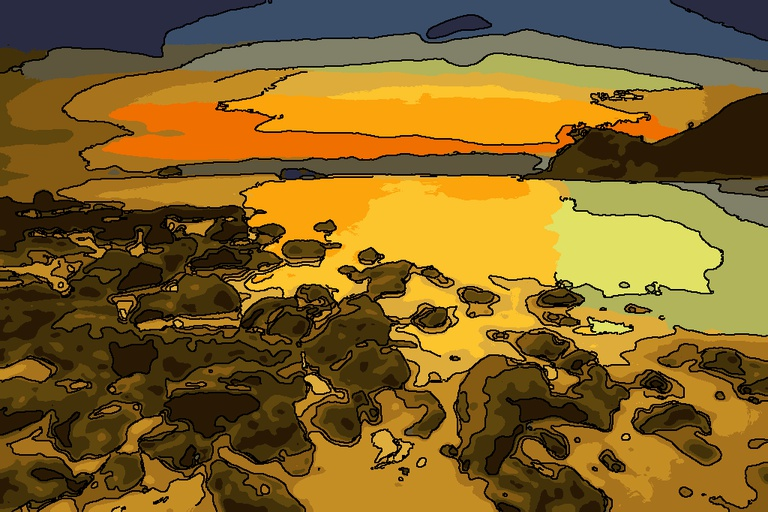
#> input picture datasets/anime/train/images_edited/image_000013.jpg, 768 x 512 px
$ python -i prepare_dataset.py   (imports and definitions only)
#> lines starting #> are read from the running program, lines starting #| are printed output that depends on the picture
"""
Script de préparation de dataset pour fine-tuning Instruct-Pix2Pix
Convertit images réalistes en multiples styles graphiques.

Installation requise:
  pip install torch torchvision pillow opencv-python tqdm numpy scipy
"""

import os
import json
from pathlib import Path
from typing import List, Dict
import cv2
import numpy as np
from PIL import Image, ImageFilter, ImageEnhance
import torch
from tqdm import tqdm
from scipy.ndimage import convolve


# [266 lines that did not run here, left out]


class DatasetPreparer:
    """Prépare le dataset pour le fine-tuning."""

    # [183 lines left out: functions __init__, create_dataset_structure, process_all_images, _process_single_image, save_metadata, generate_info and 2 more, not called in this run]


# [2 lines not run here, left out]

>>> import cv2
>>> picture = cv2.imread('datasets/anime/train/images_edited/image_000013.jpg', cv2.IMREAD_GRAYSCALE)
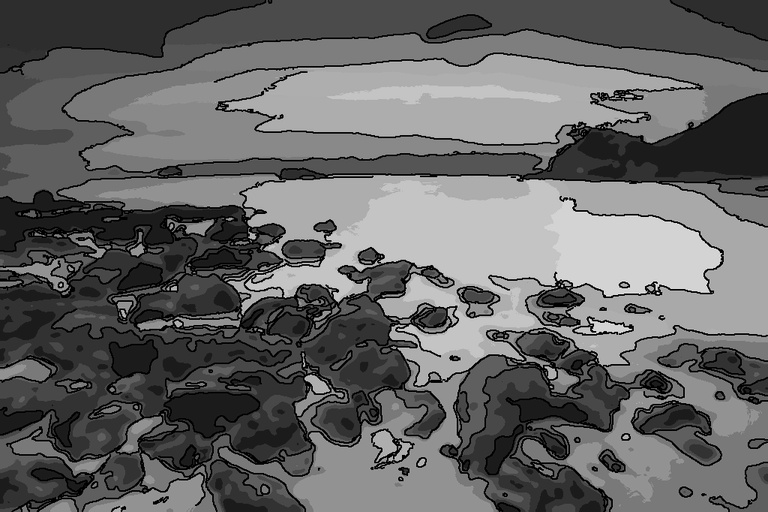
#> picture: shape (512, 768); min 0, max 242, mean 101.4
#> (the run stopped early here; a loop or call above may not have finished)

$ run again, on datasets/anime/train/images_original/image_000020.jpg
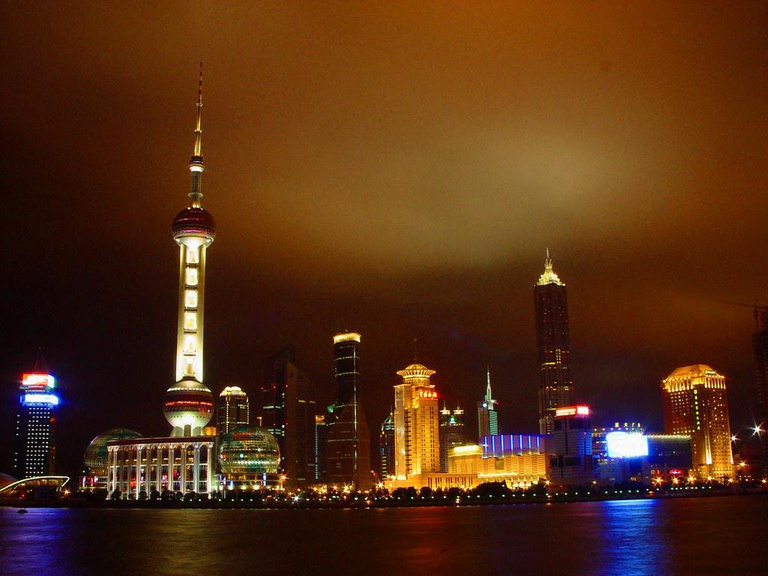
#> input picture datasets/anime/train/images_original/image_000020.jpg, 768 x 576 px
#> `picture = cv2.imread('datasets/anime/train/images_edited/image_000013...`:
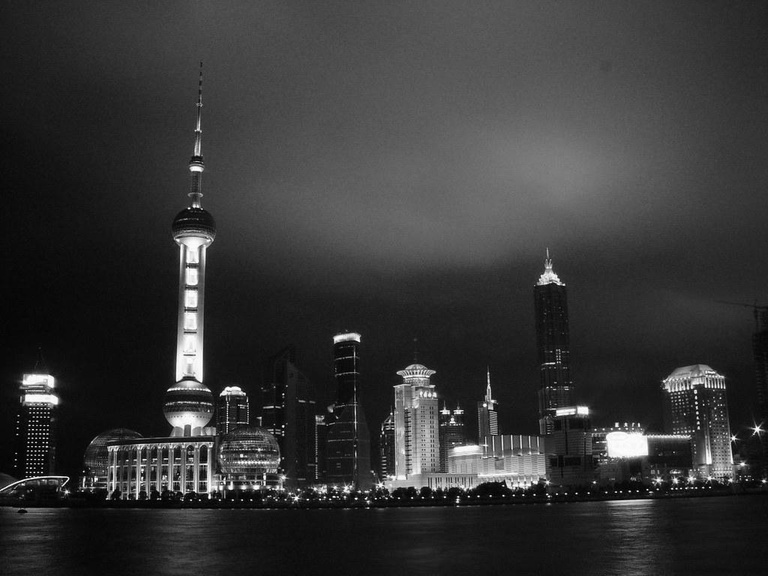
#> picture: shape (576, 768); min 0, max 255, mean 54.7

$ run again, on datasets/anime/train/images_original/image_000038.jpg
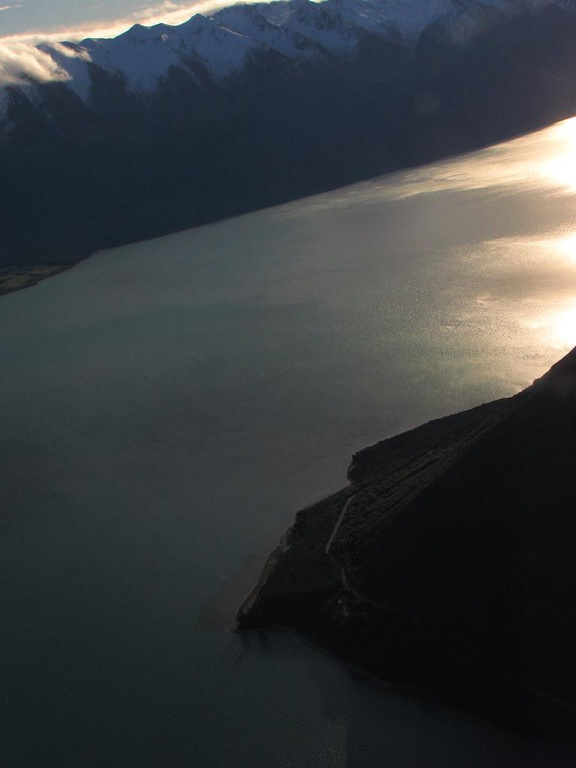
#> input picture datasets/anime/train/images_original/image_000038.jpg, 576 x 768 px
#> `picture = cv2.imread('datasets/anime/train/images_edited/image_000013...`:
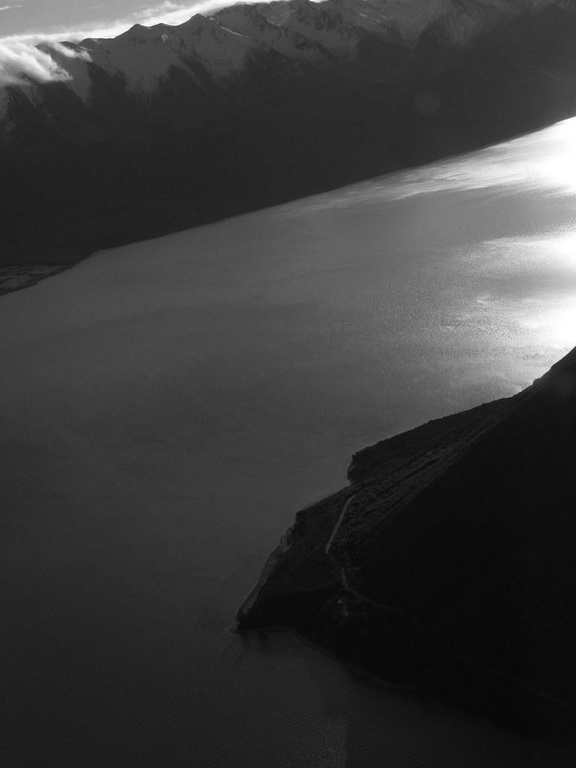
#> picture: shape (768, 576); min 5, max 255, mean 59.9
